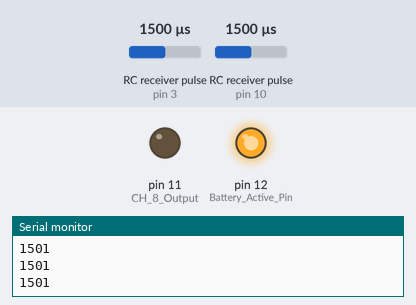
Simulated run of this sketch. Board: Arduino Uno, built with avr-gcc and run on an emulated ATmega328P. Parts: output pins drawn as LEDs (lit = HIGH), the last lines printed to the serial monitor. Wiring (inferred from the names in the program): 2 × RC receiver channel: data pin 3 / data pin 10. The test bench sets the inputs (shaded band); at power-on: RC receiver pulse (sensors on pin 10, pin 3) 1500 µs. Pins used as bus, display or sensor lines are not drawn.

Above: at 1.2 s.
1.3 s: RC receiver pulse (sensor on pin 10) set to 1737 µs
2.8 s: RC receiver pulse (sensor on pin 10) set to 1758 µs
At 4.0 s:
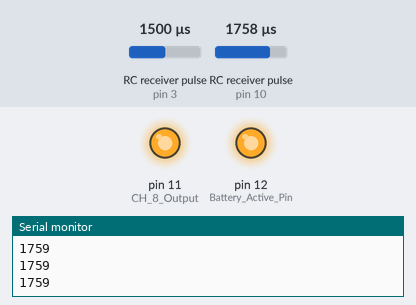
4.3 s: RC receiver pulse (sensor on pin 10) set to 1020 µs
At 5.5 s:
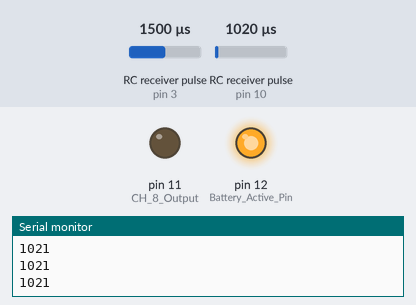
5.8 s: RC receiver pulse (sensor on pin 10) set to 1750 µs
At 6.4 s:
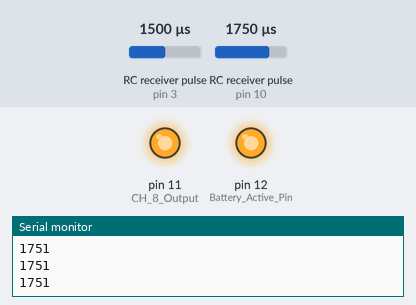
Timing chart, 0 to 8.3 s (numbered marks = the images above; inputs shaded):
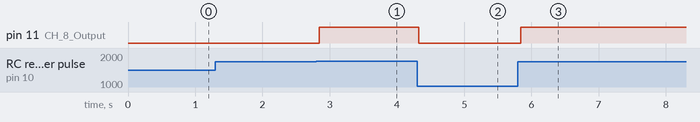

Measured:
- the behaviour switches between 1749 and 1750 µs on RC receiver pulse (sensor on pin 10) (found by bisection; images 0 and 1)
- after the input at 2.8 s, pin 11 (CH_8_Output): LOW → HIGH at once
- after the input at 4.3 s, pin 11 (CH_8_Output): HIGH → LOW at once
- after the input at 5.8 s, pin 11 (CH_8_Output): LOW → HIGH at once

The sketch:

RC_Controller_002.ino
```cpp
// The deadzone specifies the +- range to be ignored when the
// value from the rc controller in near 0
int deadzone = 50;

// CH_2_Pin recieves the data from the y axis of the left controller
// stick
// CH_2_Output outputs this signal as a mapped PWM value to the
// throttle servo

// int CH_1_Pin LEFT AND RIGHT, right stick
// int CH_3_pin Up and down, right stick
// int CH_4_pin Left Right, left stick

int CH_2_Pin = 3;
int CH_2_Output = 4;

// Throttle Start Pin

int Battery_Active_Pin = 12;

int CH_8_Pin = 10;
int CH_8_Output = 11;


void setup() {
  // begins a serial communication for debugging
  Serial.begin(9600);

  pinMode(3, OUTPUT);
  pinMode(11, OUTPUT);
  pinMode(12, OUTPUT);
  digitalWrite(12, HIGH);


}

void loop() {
  // put your main code here, to run repeatedly:

  int ch_2 = pulseIn(CH_2_Pin, HIGH, 25000);

  ch_2 = RCToPWM(ch_2);

  analogWrite(3, 255 - ch_2);

  int ch_8 = pulseIn(CH_8_Pin, HIGH, 25000);


  if (ch_8 > 1750)
  {
      digitalWrite(CH_8_Output, HIGH);
  } else
  {
      digitalWrite(CH_8_Output, LOW);
  }

  Serial.println(ch_8);

  delay(5);


}

// RCToPWM takes data recieved from the RC controller and returns PWM

int engineStart()
{

}


int RCToPWM(int pulse)
{
  if ( pulse > 1000 ) {
    pulse = map(pulse, 1000, 2000, -500, 500);
    pulse = constrain(pulse, -255, 255);
  } else {
    pulse = 0;
  }

  // Anything in deadzone should stop the motor
  if ( pulse <= deadzone ) {
    pulse = 0;
  }

  return pulse;

}
```
